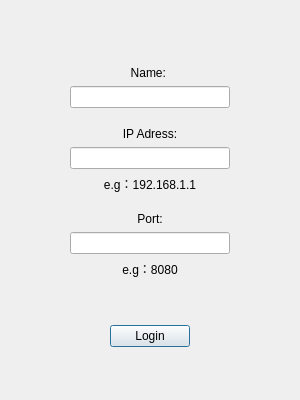
<?xml version="1.0" encoding="UTF-8"?>
<ui version="4.0">
 <class>LoginWidget</class>
 <widget class="QDialog" name="LoginWidget">
  <property name="geometry">
   <rect>
    <x>0</x>
    <y>0</y>
    <width>300</width>
    <height>400</height>
   </rect>
  </property>
  <property name="windowTitle">
   <string>LoginWidget</string>
  </property>
  <layout class="QGridLayout" name="gridLayout_2">
   <item row="1" column="1">
    <layout class="QGridLayout" name="gridLayout">
     <item row="5" column="1">
      <widget class="QLabel" name="label_2">
       <property name="text">
        <string>IP Adress:</string>
       </property>
       <property name="alignment">
        <set>Qt::AlignCenter</set>
       </property>
      </widget>
     </item>
     <item row="8" column="1">
      <widget class="QLabel" name="label_3">
       <property name="text">
        <string>Port:</string>
       </property>
       <property name="alignment">
        <set>Qt::AlignCenter</set>
       </property>
      </widget>
     </item>
     <item row="2" column="1">
      <widget class="QLabel" name="label">
       <property name="text">
        <string>Name: </string>
       </property>
       <property name="alignment">
        <set>Qt::AlignCenter</set>
       </property>
      </widget>
     </item>
     <item row="0" column="1">
      <spacer name="verticalSpacer_4">
       <property name="orientation">
        <enum>Qt::Vertical</enum>
       </property>
       <property name="sizeHint" stdset="0">
        <size>
         <width>20</width>
         <height>35</height>
        </size>
       </property>
      </spacer>
     </item>
     <item row="6" column="0">
      <spacer name="horizontalSpacer_5">
       <property name="orientation">
        <enum>Qt::Horizontal</enum>
       </property>
       <property name="sizeHint" stdset="0">
        <size>
         <width>30</width>
         <height>20</height>
        </size>
       </property>
      </spacer>
     </item>
     <item row="6" column="2">
      <spacer name="horizontalSpacer_2">
       <property name="orientation">
        <enum>Qt::Horizontal</enum>
       </property>
       <property name="sizeHint" stdset="0">
        <size>
         <width>30</width>
         <height>20</height>
        </size>
       </property>
      </spacer>
     </item>
     <item row="10" column="1">
      <spacer name="verticalSpacer_3">
       <property name="orientation">
        <enum>Qt::Vertical</enum>
       </property>
       <property name="sizeHint" stdset="0">
        <size>
         <width>20</width>
         <height>30</height>
        </size>
       </property>
      </spacer>
     </item>
     <item row="1" column="1">
      <spacer name="horizontalSpacer_4">
       <property name="orientation">
        <enum>Qt::Horizontal</enum>
       </property>
       <property name="sizeHint" stdset="0">
        <size>
         <width>40</width>
         <height>13</height>
        </size>
       </property>
      </spacer>
     </item>
     <item row="6" column="1">
      <layout class="QVBoxLayout" name="verticalLayout">
       <item>
        <widget class="QLineEdit" name="Edit_IPAddr">
         <property name="maximumSize">
          <size>
           <width>16777215</width>
           <height>16777215</height>
          </size>
         </property>
        </widget>
       </item>
       <item>
        <widget class="QLabel" name="label_4">
         <property name="text">
          <string>e.g：192.168.1.1</string>
         </property>
         <property name="textFormat">
          <enum>Qt::AutoText</enum>
         </property>
         <property name="alignment">
          <set>Qt::AlignCenter</set>
         </property>
        </widget>
       </item>
      </layout>
     </item>
     <item row="7" column="1">
      <spacer name="horizontalSpacer_3">
       <property name="orientation">
        <enum>Qt::Horizontal</enum>
       </property>
       <property name="sizeHint" stdset="0">
        <size>
         <width>40</width>
         <height>13</height>
        </size>
       </property>
      </spacer>
     </item>
     <item row="9" column="1">
      <layout class="QVBoxLayout" name="verticalLayout_2">
       <item>
        <widget class="QLineEdit" name="Edit_Port"/>
       </item>
       <item>
        <widget class="QLabel" name="label_5">
         <property name="text">
          <string>e.g：8080</string>
         </property>
         <property name="alignment">
          <set>Qt::AlignCenter</set>
         </property>
        </widget>
       </item>
      </layout>
     </item>
     <item row="12" column="1">
      <spacer name="verticalSpacer_2">
       <property name="orientation">
        <enum>Qt::Vertical</enum>
       </property>
       <property name="sizeHint" stdset="0">
        <size>
         <width>20</width>
         <height>40</height>
        </size>
       </property>
      </spacer>
     </item>
     <item row="3" column="1">
      <widget class="QLineEdit" name="Edit_Name">
       <property name="minimumSize">
        <size>
         <width>150</width>
         <height>0</height>
        </size>
       </property>
       <property name="maximumSize">
        <size>
         <width>16777215</width>
         <height>16777215</height>
        </size>
       </property>
      </widget>
     </item>
     <item row="4" column="1">
      <spacer name="horizontalSpacer">
       <property name="orientation">
        <enum>Qt::Horizontal</enum>
       </property>
       <property name="sizeHint" stdset="0">
        <size>
         <width>40</width>
         <height>13</height>
        </size>
       </property>
      </spacer>
     </item>
     <item row="11" column="0">
      <spacer name="horizontalSpacer_8">
       <property name="orientation">
        <enum>Qt::Horizontal</enum>
       </property>
       <property name="sizeHint" stdset="0">
        <size>
         <width>30</width>
         <height>20</height>
        </size>
       </property>
      </spacer>
     </item>
     <item row="11" column="1">
      <layout class="QHBoxLayout" name="horizontalLayout">
       <item>
        <spacer name="horizontalSpacer_6">
         <property name="orientation">
          <enum>Qt::Horizontal</enum>
         </property>
         <property name="sizeHint" stdset="0">
          <size>
           <width>40</width>
           <height>20</height>
          </size>
         </property>
        </spacer>
       </item>
       <item>
        <widget class="QPushButton" name="Button_Login">
         <property name="maximumSize">
          <size>
           <width>80</width>
           <height>16777215</height>
          </size>
         </property>
         <property name="text">
          <string>Login</string>
         </property>
        </widget>
       </item>
       <item>
        <spacer name="horizontalSpacer_7">
         <property name="orientation">
          <enum>Qt::Horizontal</enum>
         </property>
         <property name="sizeHint" stdset="0">
          <size>
           <width>40</width>
           <height>20</height>
          </size>
         </property>
        </spacer>
       </item>
      </layout>
     </item>
    </layout>
   </item>
  </layout>
 </widget>
 <layoutdefault spacing="6" margin="11"/>
 <tabstops>
  <tabstop>Edit_Name</tabstop>
  <tabstop>Edit_IPAddr</tabstop>
  <tabstop>Edit_Port</tabstop>
  <tabstop>Button_Login</tabstop>
 </tabstops>
 <resources/>
 <connections/>
</ui>
